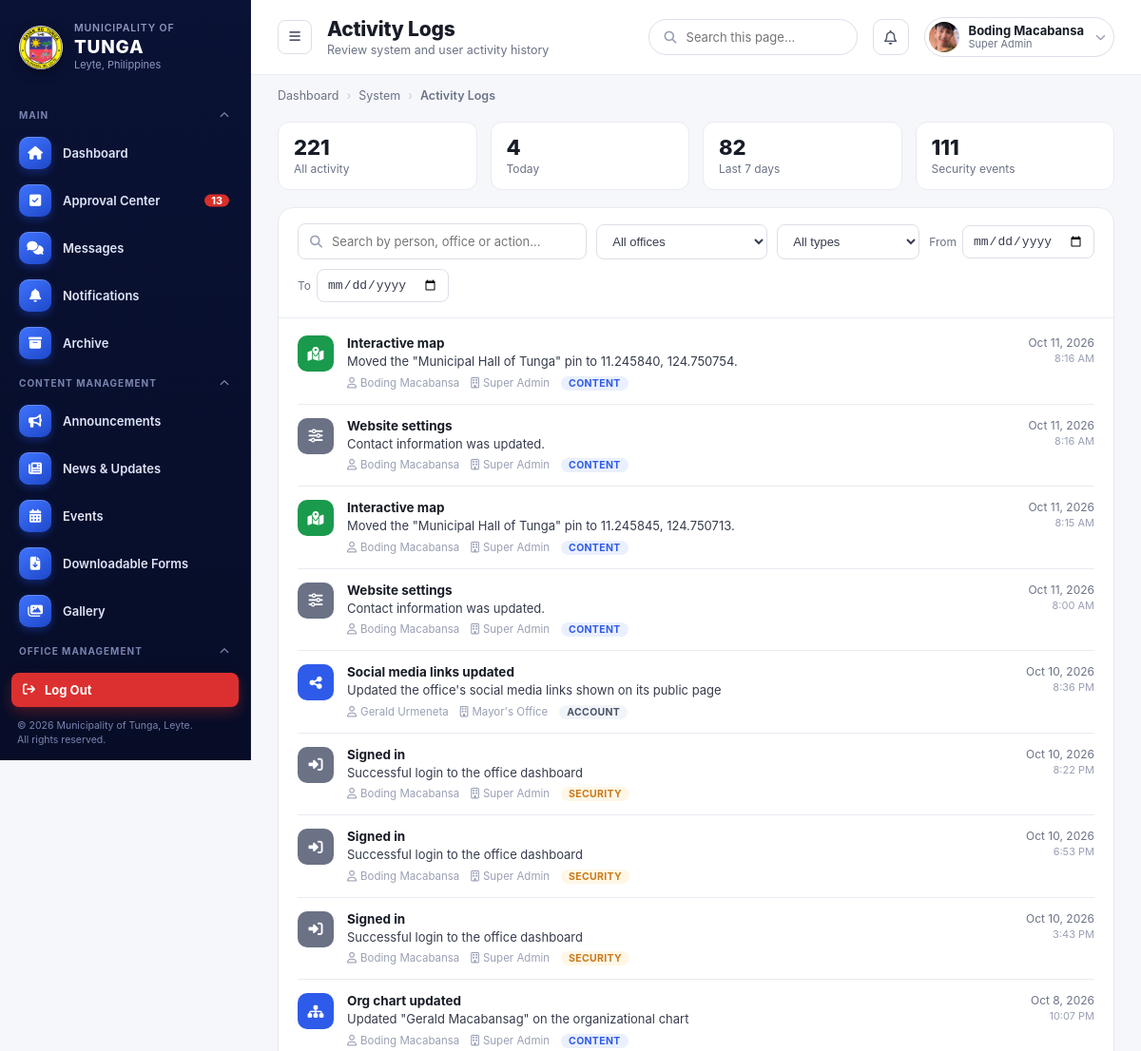
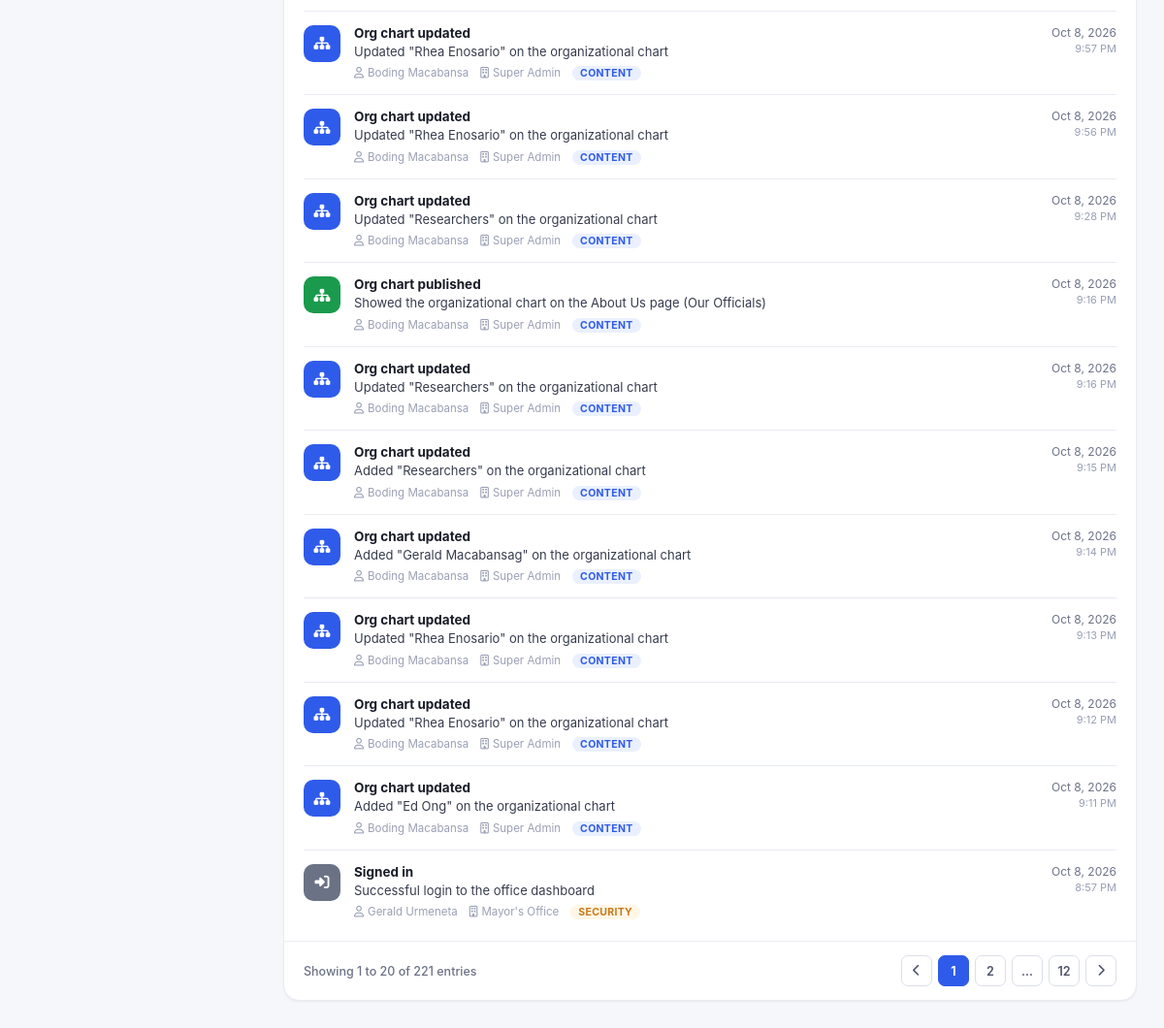
Page /super-admin/Admin-Activity-Logs/ (signed in) on the earlier database version (2 pictures, top to bottom).
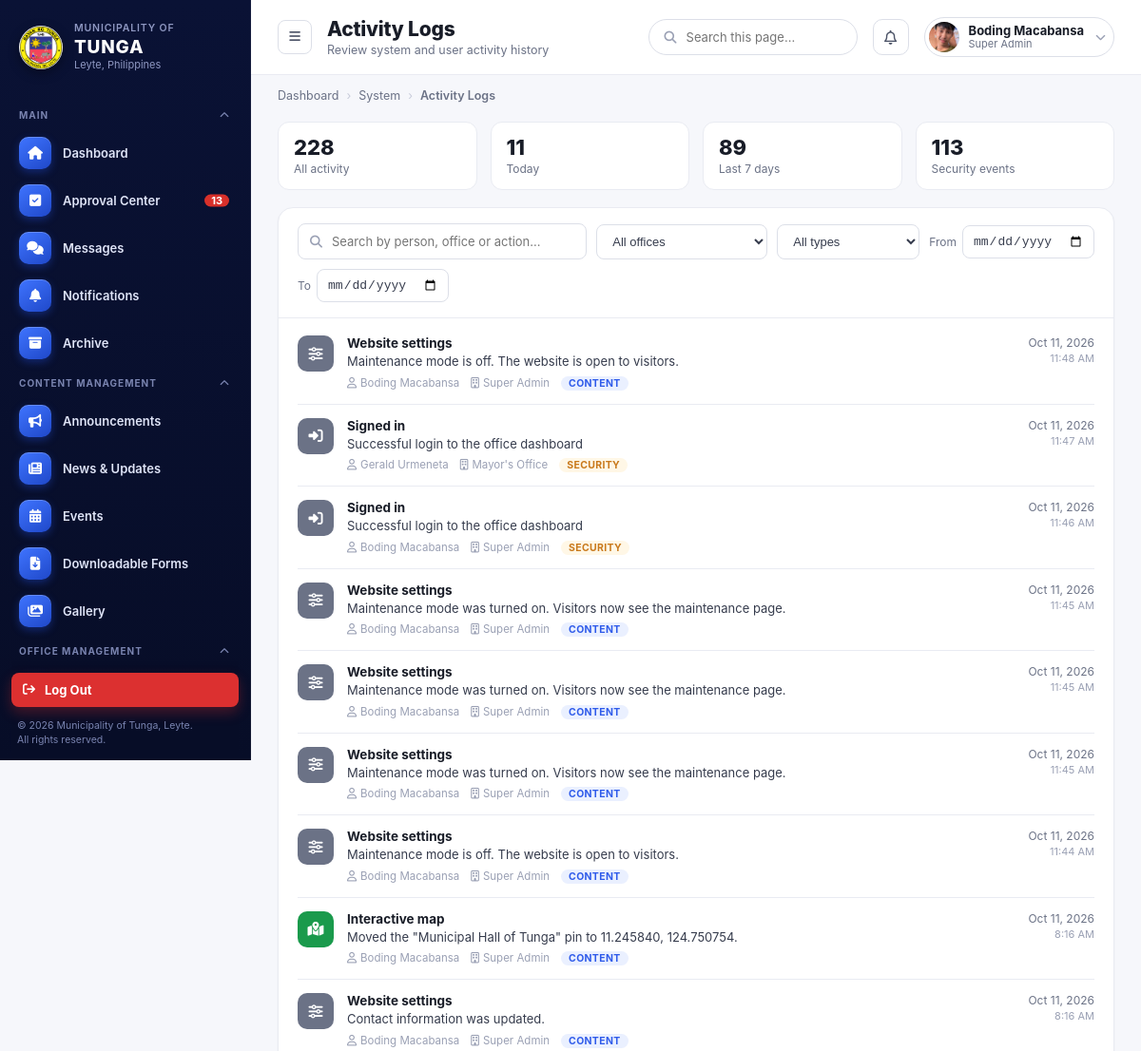
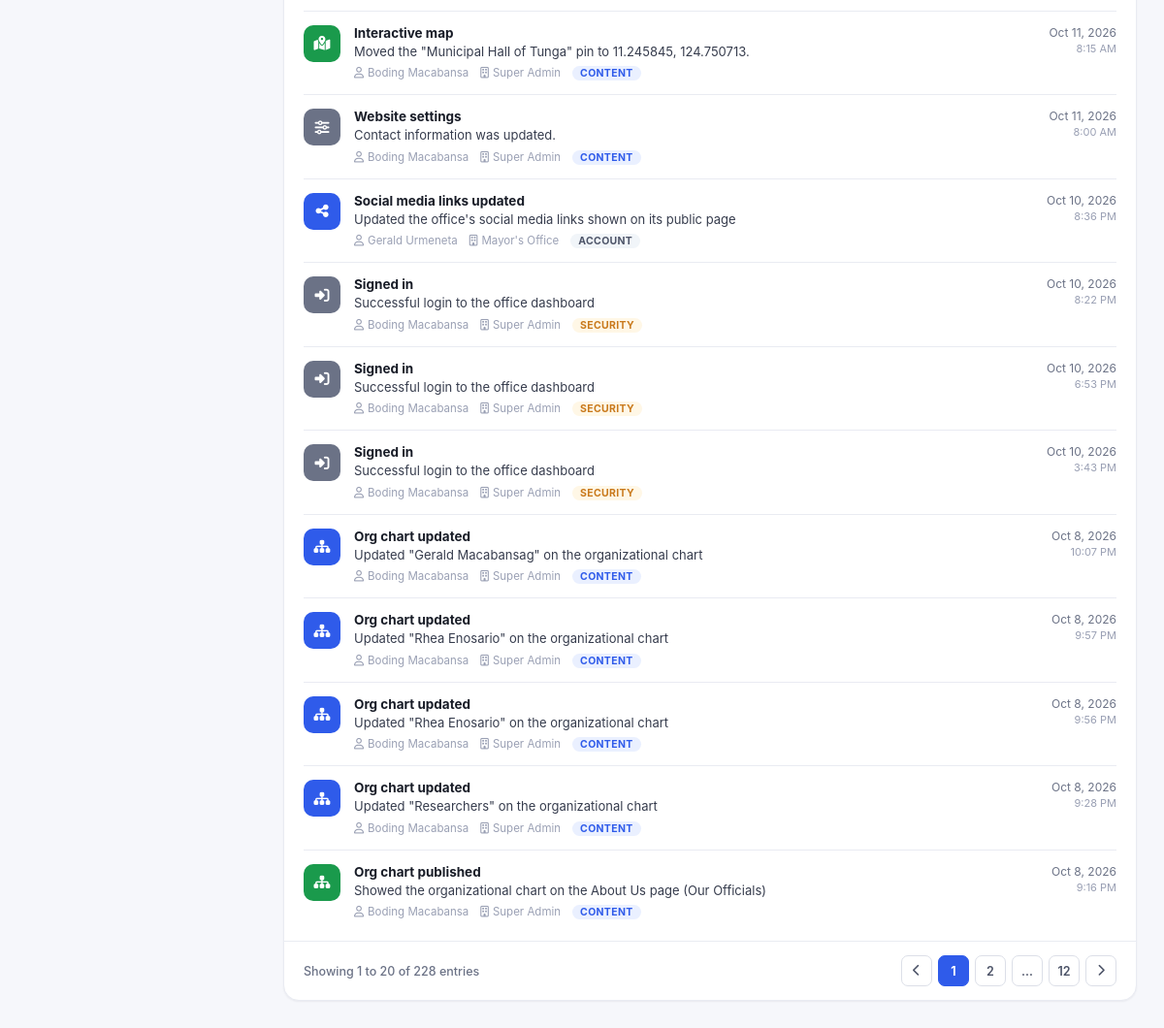
Same page on the later database version (2 pictures, top to bottom).
### office_dashboard/models.py (models this page shows, shortened)
class ActivityLog(models.Model):
    CATEGORY_CHOICES = [
        ("content", "Content"),
        ("account", "Account"),
        ("security", "Security"),
    ]
    representative = models.ForeignKey(
        OfficeRepresentative,
        on_delete=models.CASCADE,
        related_name="activity_logs"
    )
    title = models.CharField(max_length=255)
    description = models.CharField(max_length=500, blank=True)
    category = models.CharField(max_length=20, choices=CATEGORY_CHOICES, default="content")
    icon = models.CharField(max_length=50, default="fa-solid fa-circle-info")
    icon_color = models.CharField(max_length=20, default="var(--blue-600)")
    created_at = models.DateTimeField(auto_now_add=True)
    class Meta:
        ordering = ["-created_at"]

### offices/models.py (models this page shows, shortened)
class Office(models.Model):
    name = models.CharField(max_length=100)
    slug = models.SlugField(unique=True, max_length=150)
    logo = models.ImageField(upload_to="office_logos/", blank=True, null=True)
    about = models.TextField(blank=True)
    description = models.TextField(blank=True)
    head_name = models.CharField(max_length=255, blank=True)
    position_title = models.CharField(max_length=255, blank=True)
    office_hours = models.CharField(max_length=255, blank=True)
    location = models.CharField(max_length=255, blank=True)
    email = models.EmailField(blank=True)
    telephone = models.CharField(max_length=100, blank=True)
    service_pledge = models.TextField(blank=True)
    mandate = models.TextField(blank=True)
    vision = models.TextField(blank=True)
    mission = models.TextField(blank=True)
    goal = models.TextField(blank=True)
    objective = models.TextField(blank=True)
    facebook_url = models.URLField(
        blank=True,
        help_text="Link to this office's official Facebook page, shown as an icon on its public page.",
    )
    twitter_url = models.URLField(
        blank=True,
        help_text="Link to this office's official X (Twitter) page, shown as an icon on its public page.",
    )
    instagram_url = models.URLField(
        blank=True,
        help_text="Link to this office's official Instagram page, shown as an icon on its public page.",
    )
    youtube_url = models.URLField(
        blank=True,
        help_text="Link to this office's official YouTube channel, shown as an icon on its public page.",
    )
    facebook_name = models.CharField(max_length=100, blank=True)
    twitter_name = models.CharField(max_length=100, blank=True)
    instagram_name = models.CharField(max_length=100, blank=True)
    youtube_name = models.CharField(max_length=100, blank=True)
    hero_image = models.ImageField(
        upload_to="office_hero/",
        blank=True,
        null=True,
        help_text="Banner image shown at the top of this office's public page. Defaults to the standard municipal hall photo when empty.",
    )
    display_order = models.PositiveIntegerField(default=9999)
    is_visible = models.BooleanField(
        default=True,
        help_text="Uncheck to hide this office from the public Offices page."
    )
    SOCIAL_PLATFORMS = [
        ("facebook", "Facebook", "fa-brands fa-facebook"),
        ("twitter", "X (Twitter)", "fa-brands fa-x-twitter"),
        ("instagram", "Instagram", "fa-brands fa-instagram"),
        ("youtube", "YouTube", "fa-brands fa-youtube"),
    ]

### admin_dashboard/views.py (the view, shortened to what this page needs)
# urls.py: path('Admin-Activity-Logs/', views.admin_activity_log, name='ad_activity_log'),
@super_admin_required
def admin_activity_log(request):
    q = request.GET.get("q", "").strip()
    office_filter = request.GET.get("office", "").strip()
    category = request.GET.get("category", "").strip()
    date_from = request.GET.get("from", "").strip()
    date_to = request.GET.get("to", "").strip()
    logs = ActivityLog.objects.select_related("representative__user", "representative__office")
    all_count = logs.count()
    if office_filter:
        logs = logs.filter(representative__office__slug=office_filter)
    if category in dict(ActivityLog.CATEGORY_CHOICES):
        logs = logs.filter(category=category)
    else:
        category = ""
    try:
        if date_from:
            logs = logs.filter(created_at__date__gte=date_from)
        if date_to:
            logs = logs.filter(created_at__date__lte=date_to)
    except ValidationError:
        date_from = date_to = ""
    paginator = Paginator(logs, 20)
    page_obj = paginator.get_page(request.GET.get("page"))
    rows = []
    for log in page_obj:
        name, office_label = activity_actor(log)
        rows.append({"log": log, "name": name, "office": office_label, "tone": activity_tone(log.icon_color)})
    today = timezone.localdate()
    all_logs = ActivityLog.objects.all()
    stats = {
        "total": all_count,
        "today": all_logs.filter(created_at__date=today).count(),
        "week": all_logs.filter(created_at__date__gte=today - timedelta(days=6)).count(),
        "security": all_logs.filter(category="security").count(),
    }
    office_options = (
        Office.objects.filter(representative__activity_logs__isnull=False)
        .distinct().order_by("name")
    )
    params = request.GET.copy()
    params.pop("page", None)
    return render(request, "admin_dashboard/super-admin-activity-logs.html", {
        "rows": rows,
        "page_obj": page_obj,
        "page_range": paginator.get_elided_page_range(page_obj.number, on_each_side=1, on_ends=1),
        "stats": stats,
        "office_options": office_options,
        "category_choices": ActivityLog.CATEGORY_CHOICES,
        "lgu_slug": LGU_SUPER_ADMIN_SLUG,
        "current_q": q,
        "current_office": office_filter,
        "current_category": category,
        "current_from": date_from,
        "current_to": date_to,
        "filters_on": bool(q or office_filter or category or date_from or date_to),
        "query_string": params.urlencode(),
    })

### admin_dashboard/backup.py (called while the page is built)
def auto_backup_due():
    s = BackupSettings.get_solo()
    if not s.auto_enabled:
        return False
    recent = SiteBackup.objects.filter(kind="auto", created_at__gte=timezone.now() - AUTO_EVERY) \
                               .exclude(status="failed").exists()
    return not recent

def maybe_start_auto_backup():
    try:
        if auto_backup_due() and not is_busy():
            s = BackupSettings.get_solo()
            start_backup("auto", s.auto_include_files, "Automatic")
    except Exception:
        traceback.print_exc()

### admin_dashboard/context_processors.py (called while the page is built)
def site_contact_info(request):
    return {"site_contact": SiteContactInfo.get_solo()}

def is_super_admin(request):
    if not request.user.is_authenticated:
        return {"is_super_admin": False, "user_photo_url": ""}
    from portal.profile_photo import photo_url
    return {
        "is_super_admin": SuperAdmin.objects.filter(user=request.user).exists(),
        "user_photo_url": photo_url(request.user),
    }

### admin_dashboard/maintenance.py (called while the page is built, shortened)
    def __call__(self, request):
        path = request.path
        return self.get_response(request)

### admin_dashboard/models.py (called while the page is built)
    @classmethod
    def get_solo(cls):
        obj, _ = cls.objects.get_or_create(pk=1)
        return obj

### templates/admin_dashboard/super-admin-activity-logs.html (shortened to what the changed rows need)
{% extends "super-admin-base.html" %}
{% load static %}
{% block body_page %}activity-logs{% endblock %}
{% block page_title %}Activity Logs{% endblock %}
{% block content %}
  <div class="log-stats">
    <div class="log-stat"><div class="log-stat__value">{{ stats.total }}</div><div class="log-stat__label">All activity</div></div>
    <div class="log-stat"><div class="log-stat__value">{{ stats.today }}</div><div class="log-stat__label">Today</div></div>
    <div class="log-stat"><div class="log-stat__value">{{ stats.week }}</div><div class="log-stat__label">Last 7 days</div></div>
    <div class="log-stat"><div class="log-stat__value">{{ stats.security }}</div><div class="log-stat__label">Security events</div></div>
  </div>
  <section class="panel">
    <div class="log-list">
      {% for item in rows %}
      <div class="log-row">
        <span class="log-row__icon log-row__icon--{{ item.tone }}"><i class="{{ item.log.icon }}"></i></span>
        <div class="log-row__body">
          <div class="log-row__title">{{ item.log.title }}</div>
          {% if item.log.description %}<div class="log-row__desc">{{ item.log.description }}</div>{% endif %}
          <div class="log-row__meta">
            <span><i class="fa-regular fa-user"></i>{{ item.name }}</span>
            <span><i class="fa-regular fa-building"></i>{{ item.office }}</span>
            <span class="log-cat log-cat--{{ item.log.category }}">{{ item.log.get_category_display }}</span>
          </div>
        </div>
        <div class="log-row__when">
          {{ item.log.created_at|date:"M j, Y" }}
          <small>{{ item.log.created_at|date:"g:i A" }}</small>
        </div>
      </div>
      {% empty %}
      <div class="log-empty">
        <i class="fa-solid fa-clock-rotate-left"></i>
        {% if filters_on %}No activity matches these filters.{% else %}No activity has been recorded yet.{% endif %}
      </div>
      {% endfor %}
    </div>
    {% if page_obj.paginator.count > 0 %}
    <div class="pagination">
      <span>Showing {{ page_obj.start_index }} to {{ page_obj.end_index }} of {{ page_obj.paginator.count }} entries</span>
      <div class="page-nums">
        {% if page_obj.has_previous %}
          <a class="page-btn" href="?{{ query_string }}{% if query_string %}&{% endif %}page={{ page_obj.previous_page_number }}"><i class="fa-solid fa-chevron-left"></i></a>
        {% else %}
          <span class="page-btn disabled"><i class="fa-solid fa-chevron-left"></i></span>
        {% endif %}
        {% for num in page_range %}
          {% if num == page_obj.number %}
            <span class="page-btn active">{{ num }}</span>
          {% elif num == page_obj.paginator.ELLIPSIS %}
            <span class="page-btn disabled">&hellip;</span>
          {% else %}
            <a class="page-btn" href="?{{ query_string }}{% if query_string %}&{% endif %}page={{ num }}">{{ num }}</a>
          {% endif %}
        {% endfor %}
        {% if page_obj.has_next %}
          <a class="page-btn" href="?{{ query_string }}{% if query_string %}&{% endif %}page={{ page_obj.next_page_number }}"><i class="fa-solid fa-chevron-right"></i></a>
        {% else %}
          <span class="page-btn disabled"><i class="fa-solid fa-chevron-right"></i></span>
        {% endif %}
      </div>
    </div>
    {% endif %}
  </section>
{% endblock %}

Differences in the rows shown:
no longer on this page (row unchanged): ActivityLog: log "Org chart updated", log.description "Updated \"Researchers\" on the organizational chart", name "Boding Macabansa", office "Super Admin", log.category "CONTENT", log.created_at "Oct 8, 2026", log.created_at "9:16 PM"
no longer on this page (row unchanged): ActivityLog: log "Org chart updated", log.description "Added \"Researchers\" on the organizational chart", name "Boding Macabansa", office "Super Admin", log.category "CONTENT", log.created_at "Oct 8, 2026", log.created_at "9:15 PM"
no longer on this page (row unchanged): ActivityLog: log "Org chart updated", log.description "Added \"Gerald Macabansag\" on the organizational chart", name "Boding Macabansa", office "Super Admin", log.category "CONTENT", log.created_at "Oct 8, 2026", log.created_at "9:14 PM"
no longer on this page (row unchanged): ActivityLog: log "Org chart updated", log.description "Updated \"Rhea Enosario\" on the organizational chart", name "Boding Macabansa", office "Super Admin", log.category "CONTENT", log.created_at "Oct 8, 2026", log.created_at "9:13 PM"
no longer on this page (row unchanged): ActivityLog: log "Org chart updated", log.description "Updated \"Rhea Enosario\" on the organizational chart", name "Boding Macabansa", office "Super Admin", log.category "CONTENT", log.created_at "Oct 8, 2026", log.created_at "9:12 PM"
no longer on this page (row unchanged): ActivityLog: log "Org chart updated", log.description "Added \"Ed Ong\" on the organizational chart", name "Boding Macabansa", office "Super Admin", log.category "CONTENT", log.created_at "Oct 8, 2026", log.created_at "9:11 PM"
no longer on this page (row unchanged): ActivityLog: log "Signed in", log.description "Successful login to the office dashboard", name "Gerald Urmeneta", office "Mayor's Office", log.category "SECURITY", log.created_at "Oct 8, 2026", log.created_at "8:57 PM"
added ActivityLog: log "Website settings", log.description "Maintenance mode is off. The website is open to visitors.", name "Boding Macabansa", office "Super Admin", log.category "CONTENT", log.created_at "Oct 11, 2026", log.created_at "11:48 AM"
added ActivityLog: log "Signed in", log.description "Successful login to the office dashboard", name "Gerald Urmeneta", office "Mayor's Office", log.category "SECURITY", log.created_at "Oct 11, 2026", log.created_at "11:47 AM"
added ActivityLog: log "Signed in", log.description "Successful login to the office dashboard", name "Boding Macabansa", office "Super Admin", log.category "SECURITY", log.created_at "Oct 11, 2026", log.created_at "11:46 AM"
added ActivityLog: log "Website settings", log.description "Maintenance mode was turned on. Visitors now see the maintenance page.", name "Boding Macabansa", office "Super Admin", log.category "CONTENT", log.created_at "Oct 11, 2026", log.created_at "11:45 AM"
added ActivityLog: log "Website settings", log.description "Maintenance mode was turned on. Visitors now see the maintenance page.", name "Boding Macabansa", office "Super Admin", log.category "CONTENT", log.created_at "Oct 11, 2026", log.created_at "11:45 AM"
added ActivityLog: log "Website settings", log.description "Maintenance mode was turned on. Visitors now see the maintenance page.", name "Boding Macabansa", office "Super Admin", log.category "CONTENT", log.created_at "Oct 11, 2026", log.created_at "11:45 AM"
added ActivityLog: log "Website settings", log.description "Maintenance mode is off. The website is open to visitors.", name "Boding Macabansa", office "Super Admin", log.category "CONTENT", log.created_at "Oct 11, 2026", log.created_at "11:44 AM"
Other differences:
{{ stats.total }}: "221" → "228"
{{ stats.today }}: "4" → "11"
{{ stats.week }}: "82" → "89"
{{ stats.security }}: "111" → "113"
{{ page_obj.paginator.count }}: "221" → "228"
